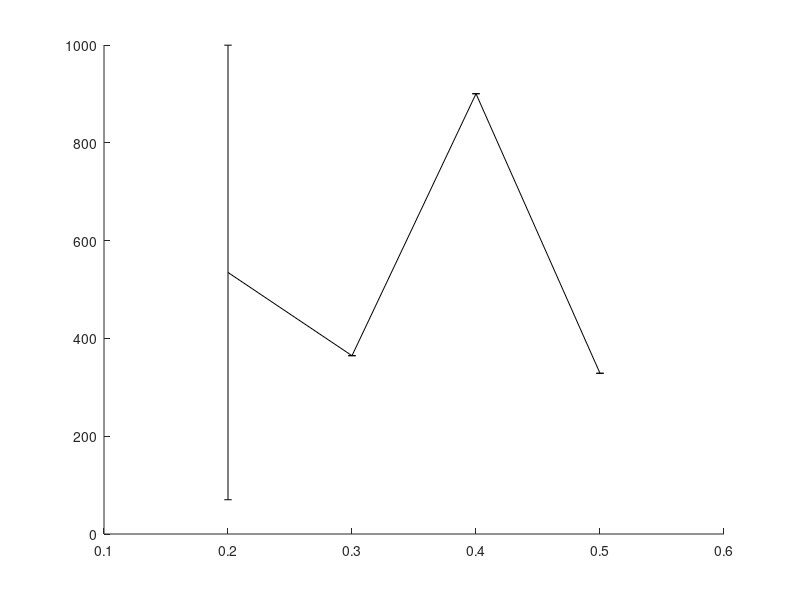

Write the MATLAB code that produced this figure. (Note: this script raises an error after producing the figure.)
% Performance comparison between the RLX with different epsilon value.
% The experiment is in one scene with obstacles where the start and goal configurations
% are:
% State c_start = {0.5236, 1.74753, -1.8326, -1.4835,	1.5708,	0, 1.004278, 0.2729, 0.9486, -1.15011, 1.81001, -1.97739};
% State c_goal = {0.5236, 0.34907, 0.69813, -1.3963, 1.5708, 0, 0.7096, 1.8032, -1.7061, -1.6286, 1.9143, -2.0155}; // Robot 2 no backflip - Elbow down
% This while benchmarking the maximum step distance.
% With joint limits of the ABB robots.
% last updated: 09/25/17

clear all
clc

%%
planners = {'BiRRT','RRT','LazyRRT','SBL'};
plannerType = planners{2};
switch plannerType
    case 'BiRRT'
        D = load('Benchmark_BiRRT_RLX_eps5_3poles_rB.txt'); D = D(D(:,2)==1,:);
    case 'RRT'
        D = load('Benchmark_RRT_RLX_eps5_3poles_rB.txt'); D = D(D(:,2)==1,:);
    case 'LazyRRT'
        D = load('Benchmark_LazyRRT_RLX_eps5_3poles_rB.txt'); D = D(D(:,2)==1,:);
    case 'SBL'
        D = load('Benchmark_SBL_RLX_eps5_3poles_rB.txt'); D = D(D(:,2)==1,:);
end


%% 
disp(['Results for ' plannerType ':']);

%%
% RLX
rb = sort(unique(D(:,1)));
for i = 1:length(rb)
    M = D(D(:,1)==rb(i), 2:end);
%     disp([i-1 rg(i)  size(M,1)])
    tb(i) = mean(M(:,3));
    tb_ste(i) = std(M(:,3))/sqrt(size(M,1));
end

%%
disp(' ');
[tbmin, ib] = min(tb);

%%
h = figure(1);
clf
errorbar(rb,tb,tb_ste,'-k','linewidth',2);
ylabel('mean runtime [msec]');
xlabel('max. local-connection distance');
xlim([min(rb) max(rb)]);

%%
sS = rb(ib);
tmin = tbmin;
D = D(D(:,1)==sS, 2:end);
verf = D(:,1)==1;
suc = D(:,2)==1;

D = D;
disp('------------------------------------');
disp('RLX:');
disp(['Results of ' num2str(size(D,1)) ' queries.']);
disp(['Minimum avg. runtime is ' num2str(tmin) 'sec with d = ' num2str(sS) ]);
disp(['Percent of successful queries verified: ' num2str(sum(verf & suc)/sum(suc)*100) '%']);
disp(['Plan distance: ' num2str(D(1,2)) ]);
disp(['Avg. runtime: ' num2str(mean(D(:,3)))  ' +/- ' num2str(std(D(:,3))/sqrt(size(D,1))) ' sec ']);
disp(['Min. runtime: ' num2str(min(D(:,3))) ' msec ']);
disp(['Avg. nodes in path: ' num2str(floor(mean(D(:,9)))) ]);
disp(['Avg. nodes in trees: ' num2str(floor(mean(D(:,10)))) ]);
disp(['Avg. number of projections: ' num2str(floor(mean(D(:,4)))) ]);
disp(['Avg. local-connection time: ' num2str(mean(D(:,11)./D(:,12))*1e3)  ' +/- ' num2str(std(D(:,11)./D(:,12))/sqrt(size(D,1))*1e3) ' msec ']);
disp(['Avg. total local-connection time: ' num2str(mean(D(:,11))*1e3)  ' +/- ' num2str(std(D(:,11))/sqrt(size(D,1))*1e3) ' msec ']);
disp(['Avg. number of local connection checks: ' num2str(mean(D(:,12)))]);
disp(['Avg. collision check time: ' num2str(mean(D(:,7))*1e3) ' msec.']);
disp(['Percent of successful local connections: ' num2str(100*mean(D(:,13)./D(:,12)))]);

%%
tb = D(:,3);
maxT = max(tb);
T3 = linspace(0,maxT,1000);
T3 = T3(2:end);
for i = 1:length(T3)
    sb = tb < T3(i);
    mb(i) = mean(tb(sb));
    Mb(i) = 1-sum(sb)/length(tb);
end


%%
h = figure(2);
clf
plot(T3,Mb*100,':k','linewidth',2);
xlabel('maximum runtime [sec]');
ylabel('failure rate [%]');
xlim([0 max(T3)]);
title(plannerType);
